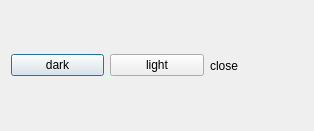
<?xml version="1.0" encoding="UTF-8"?>
<ui version="4.0">
 <class>skinwrapClass</class>
 <widget class="QDialog" name="skinwrapClass">
  <property name="geometry">
   <rect>
    <x>0</x>
    <y>0</y>
    <width>314</width>
    <height>131</height>
   </rect>
  </property>
  <property name="windowTitle">
   <string>skinwrap</string>
  </property>
  <layout class="QHBoxLayout" name="horizontalLayout">
   <item>
    <widget class="QPushButton" name="pbDark">
     <property name="text">
      <string>dark</string>
     </property>
    </widget>
   </item>
   <item>
    <widget class="QPushButton" name="pbLight">
     <property name="text">
      <string>light</string>
     </property>
    </widget>
   </item>
   <item>
    <widget class="QLabel" name="labelClose">
     <property name="text">
      <string>close</string>
     </property>
    </widget>
   </item>
  </layout>
 </widget>
 <layoutdefault spacing="6" margin="11"/>
 <resources>
  <include location="skinwrap.qrc"/>
 </resources>
 <connections/>
</ui>
